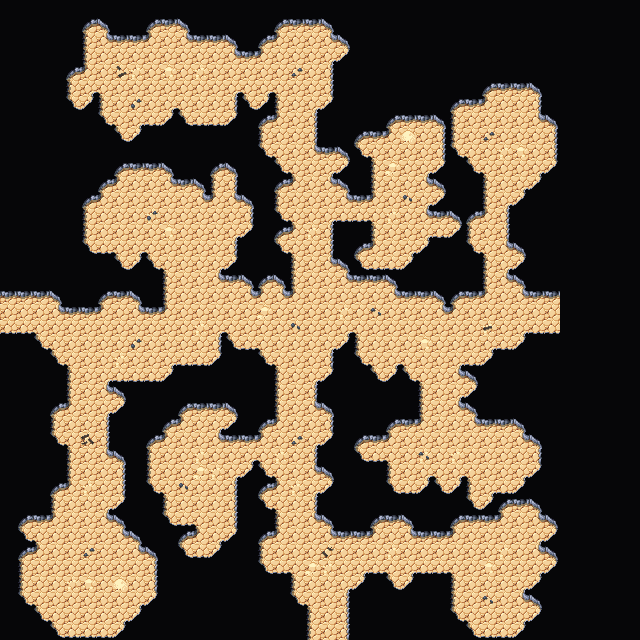

Below is a game level as drawn by its tile map, then a one-line description and the .tmx that defines it (tile-layer data replaced by summaries):
An orthogonal 40x40 tile map with 16x16 px tiles, 4 tile layers (Collision, Background, Walls, Clutter), 2 tilesets and 3 objects.

<map version="1.5" tiledversion="1.7.2" orientation="orthogonal" renderorder="right-down" width="40" height="40" tilewidth="16" tileheight="16" infinite="0" nextlayerid="7" nextobjectid="63">
 <editorsettings>
  <export target="wastetown..tmx" format="tmx" />
 </editorsettings>
 <tileset firstgid="1" source="../../../tileset/main.tsx" />
 <tileset firstgid="3477" source="../../../tileset/buildings.tsx" />
 <layer id="6" name="Collision" width="40" height="40">
  <data>[1600 cells, 0 non-empty, 0 distinct tile ids]</data>
 </layer>
 <layer id="1" name="Background" width="40" height="40">
  <data>[1600 cells, 1600 non-empty, 1 distinct tile ids]</data>
 </layer>
 <layer id="2" name="Walls" width="40" height="40">
  <data>[1600 cells, 1254 non-empty, 19 distinct tile ids]</data>
 </layer>
 <layer id="3" name="Clutter" width="40" height="40">
  <properties>
   <property name="spriteLayer" type="bool" value="true" />
  </properties>
  <data>[1600 cells, 38 non-empty, 12 distinct tile ids]</data>
 </layer>
 <objectgroup id="4" name="Objects">
  <object id="59" template="../../../obj/door_right.tx" x="0.66667" y="319.833">
   <properties>
    <property name="teleport" value="../common/maps/map/cave/cave_multilevel_4/cave_23G6.tmx" />
    <property name="teleportObjectId" value="60" />
   </properties>
  </object>
  <object id="60" template="../../../obj/door_left.tx" x="542" y="322">
   <properties>
    <property name="teleport" value="../common/maps/map/cave/cave_multilevel_4/cave_23G8.tmx" />
    <property name="teleportObjectId" value="59" />
   </properties>
  </object>
  <object id="62" template="../../../obj/door_up.tx" x="321.655" y="640.36">
   <properties>
    <property name="teleport" value="../common/maps/map/cave/cave_multilevel_4/cave_23H7.tmx" />
    <property name="teleportObjectId" value="61" />
   </properties>
  </object>
 </objectgroup>
</map>
